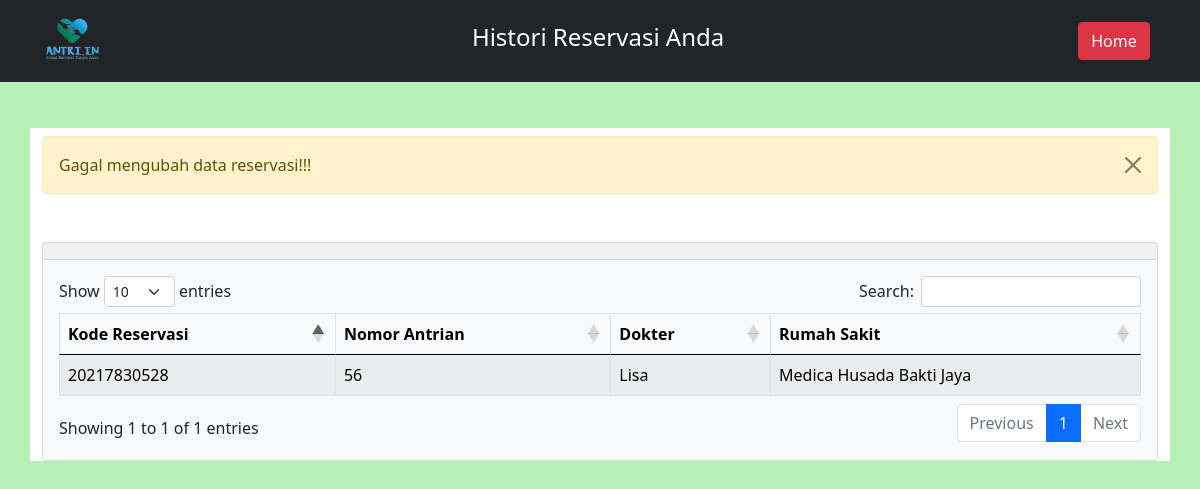
Page /views/pengguna/historiReservasi.php (signed in) on the committed database.
### tables this page shows
CREATE TABLE `reservasi` (
  `id_reservasi` bigint(20) NOT NULL,
  `nomor_antrian` varchar(10) NOT NULL,
  `id_user` bigint(20) NOT NULL,
  `id_dokter` bigint(20) NOT NULL,
  `id_rs` bigint(20) NOT NULL
);

CREATE TABLE `list_dokter` (
  `id_dokter` bigint(20) NOT NULL,
  `nama_dokter` varchar(50) NOT NULL,
  `spesialis` varchar(30) NOT NULL,
  `no_telepon` varchar(25) NOT NULL
);

CREATE TABLE `rumah_sakit` (
  `id_rs` bigint(20) NOT NULL,
  `nama_rs` varchar(30) NOT NULL,
  `alamat_rs` text NOT NULL,
  `no_telepon_rs` varchar(15) NOT NULL
);

### controllers/select_data.php (called while the page is built, shortened)
<?php
require_once 'db_connnect.php';
function view_data($query){
    global $conn;
    $statementt = mysqli_prepare($conn, $query);
    mysqli_stmt_execute($statementt);
    $rows = [];
    $res = mysqli_stmt_get_result($statementt);
    while ($row = mysqli_fetch_assoc($res)) {
        $rows[] = $row;
    }
    return $rows;
}

### views/pengguna/historiReservasi.php (the view, shortened to what this page needs)
<?php require_once '../../controllers/select_data.php';
$id_usr_rsvp = $_SESSION['log_uname'];
$usr_rsvp = view_data("SELECT * FROM akun WHERE username='$id_usr_rsvp'")[0];
$id_akun_rsvp = $usr_rsvp['id_akun'];
$usr_rsvp = view_data("SELECT * FROM pengguna WHERE id_akun='$id_akun_rsvp'")[0];
$id_rsvp = $usr_rsvp['id_user'];
$result = view_data("SELECT * FROM reservasi WHERE id_user='$id_rsvp'");
?>
<!doctype html>
<html lang="en">
<head>
    <link href="https://cdn.jsdelivr.net/npm/bootstrap@5.0.0-beta3/dist/css/bootstrap.min.css" rel="stylesheet">
    <link rel="stylesheet" href="https://cdn.datatables.net/1.10.24/css/dataTables.bootstrap5.min.css">
</head>
<body style="background-color: rgb(181, 240, 181);">
    <div class="d-flex justify-content-between">
        <nav class="navbar navbar-expand-lg navbar-dark bg-dark fixed-top">
            <div class="container">
                <a class="navbar-brand" href="">
                    <img src="../../storages/gambar/logo.png" width="60" alt="ANTRI.IN">
                </a>
                <div class="collapse navbar-collapse nav justify-content-center" id="navbarSupportedContent">
                    <ul class="navbar-nav mr-auto">
                        <li class="nav-item active">
                            <a class="nav-link active" aria-current="page" href="">
                                <h4>Histori Reservasi Anda</h4>
                            </a>
                        </li>
                    </ul>
                </div>
                <a href="rumahSakit.php" type="button" class="btn btn-danger">Home</a>
        </nav>
    </div>
    <br><br><br><br><br>
    <div class="container pt-2 mt-2" style="background-color: white;">
        <?php
        if ($_SESSION['eff_add'] > 0 or $_SESSION['eff_edit'] > 0 or $_SESSION['eff_del_one'] > 0) {
            $_SESSION['eff_add'] = -1;
            $_SESSION['eff_del_one'] = -1;
            $_SESSION['eff_edit'] = -1;
        ?>
            <div class="alert alert-warning alert-dismissible fade show" role="alert">
                Berhasil mengubah data reservasi
                <button type="button" class="btn-close" data-bs-dismiss="alert" aria-label="Close"></button>
            </div>
        <?php
        } else if ($_SESSION['eff_add'] == 0) {
        ?>
            <div class="alert alert-warning alert-dismissible fade show" role="alert">
                Gagal mengubah data reservasi!!!
                <button type="button" class="btn-close" data-bs-dismiss="alert" aria-label="Close"></button>
            </div>
        <?php
        }
        ?>
        <div class="card text-dark bg-light my-5" style="max-width: 100%;">
            <div class="card-header">
            </div>
            <div class="card-body">
                <table id="table_rsvp" class="table table-hover table-striped table-bordered table-light" style="width:100%">
                    <thead>
                        <tr>
                            <th scope="col">Kode Reservasi</th>
                            <th scope="col">Nomor Antrian</th>
                            <th scope="col">Dokter</th>
                            <th scope="col">Rumah Sakit</th>
                        </tr>
                    </thead>
                    <tbody>
                        <?php
                        foreach ($result as $item) {
                            $id_dok = $item['id_dokter'];
                            $id_rs = $item['id_rs'];
                            $dok_rsvp = view_data("SELECT * FROM list_dokter WHERE id_dokter='$id_dok'")[0];
                            $rs_rsvp = view_data("SELECT * FROM rumah_sakit WHERE id_rs='$id_rs'")[0];
                        ?>
                            <tr>
                                <td><?php echo $item['id_reservasi'] ?></td>
                                <td><?php echo $item['nomor_antrian'] ?></td>
                                <td><?php echo $dok_rsvp['nama_dokter'] ?></td>
                                <td>
                                    <?php echo $rs_rsvp['nama_rs'] ?>
                                </td>
                            </tr>
                        <?php
                        } ?>
                    </tbody>
                </table>
            </div>
        </div>
    </div>
</body>
</html>

### rows in the picture
reservasi: id_reservasi "20217830528", nomor_antrian "56", id_dokter.nama_dokter "Lisa", id_rs.nama_rs "Medica Husada Bakti Jaya"
